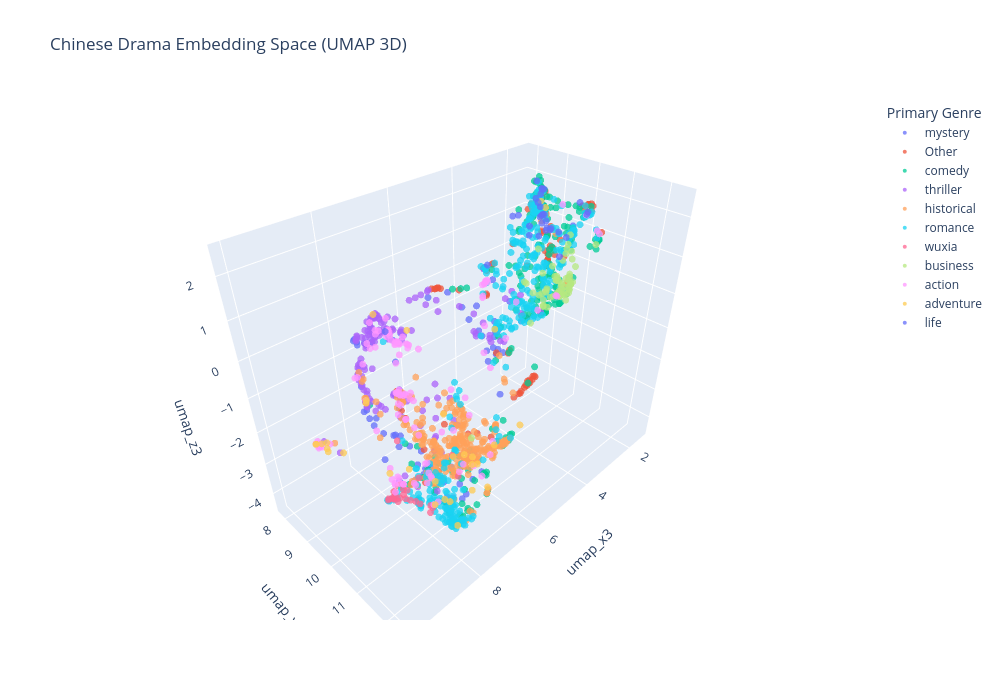

The notebook cell saved with this chart:
### Markdown cell above
### 3D Interactive Plot

Sometimes 3D reveals structure that 2D hides. You can rotate it!
UMAP already computed in 2D above, so we need to re-run for 3D.

### Code cell
print("Running UMAP 3D... (takes ~30 seconds)")

reducer_3d = umap.UMAP(
    n_components=3,    # 👈 only change from 2D version
    n_neighbors=15,
    min_dist=0.1,
    metric="cosine",
    random_state=42,
)

coords_3d = reducer_3d.fit_transform(embeddings_matrix)

meta["umap_x3"] = coords_3d[:, 0]
meta["umap_y3"] = coords_3d[:, 1]
meta["umap_z3"] = coords_3d[:, 2]

fig3d = px.scatter_3d(
    meta,
    x="umap_x3",
    y="umap_y3",
    z="umap_z3",
    color="genre_label",
    hover_name="title",
    hover_data={
        "year": True,
        "mdl_score": True,
        "all_genres": True,
        "umap_x3": False,
        "umap_y3": False,
        "umap_z3": False,
    },
    title="Chinese Drama Embedding Space (UMAP 3D)",
    labels={"genre_label": "Primary Genre"},
    width=1000,
    height=700,
    opacity=0.75,
)

fig3d.update_traces(marker=dict(size=4))
fig3d.show()

### Figure 1 — Plotly figure (JSON) as saved in the notebook; plotly's stock layout.template omitted (floating-point values rounded to 4 significant figures; data arrays with more than 128 entries replaced by an {"elided": "..."} marker saying what was removed)
{"data": [{"customdata": {"elided": "74x3 mixed values"}, "hovertemplate": "<b>%{hovertext}</b><br><br>Primary Genre=mystery<br>year=%{customdata[0]}<br>mdl_score=%{customdata[1]}<br>all_genres=%{customdata[2]}<extra></extra>", "hovertext": ["The Untamed Special Edition", "The Untamed", "Joy of Life", "Mysterious Lotus Casebook", "The Spirealm", "Love in the Clouds", "Love between Lines", "Fangs of Fortune", "Word of Honor", "Shining for One Thing", "Live Surgery Room", "Medical Examiner Dr. Qin", "Reborn (2025)", "Young Blood", "Ancient Detective", "Deep Affection Eyes", "Sword and Fairy 4", "The Moon Brightens for You", "The Heart of Genius", "The Journey Across the Night", "Joy of Life Special Edition", "Legend of Fei", "My Lethal Man", "Whispers of Fate", "No Boundary Season 2", "Love Crossed", "Being a Hero", "Rattan", "Tiger and Crane", "Love Better Than Immortality", "The Sleepless Princess", "An Oriental Odyssey", "No Boundary", "Youth", "Imperfect Victim", "Love in Between", "Derailment", "First Love Again", "Heart of Loyalty", "Seven of Me", "Lie to Love", "Love under the Full Moon", "Love’s Rebellion", "Medical Examiner Dr. Qin: The Mind Reader", "The Listener", "Exploration Method of Love", "Bureau of Transformer", "The Night of the Comet Season 2", "The Fearless", "The Legend of Anle", "The Four", "I Am the Years You Are the Stars", "My Amazing Boyfriend Season 2", "The Silent Criminal", "Trace", "Decline", "Forever Love", "Pledge of Allegiance", "Golden House Hidden Love", "South Wind Knows", "Chasing the Undercurrent", "And the Winner Is Love", "Legend of Yunze", "Egg and Stone", "Revive", "Sword and Fairy", "The Night of the Comet", "Medical Examiner Dr. Qin: The Survivor", "Eternal Love of the Fox", "The Murder in Kairoutei", "The New Dragon Gate Inn", "The Mirage", "Be with You (2023)", "Spy Game"], "legendgroup": "mystery", "marker": {"color": "#636efa", "opacity": 0.75, "size": 4, "symbol": "circle"}, "mode": "markers", "name": "mystery", "scene": "scene", "showlegend": true, "type": "scatter3d", "x": [8.078, 8.104, 7.473, 8.301, 6.841, 7.866, 5.748, 8.381, 8.04, 5.492, 3.373, 7.684, 5.074, 7.907, 8.051, 4.697, 8.578, 7.764, 5.593, 7.374, 6.85, 8.207, 5.006, 8.514, 8.202, 5.887, 6.512, 8.026, 8.474, 7.842, 6.992, 7.472, 8.444, 1.619, 5.5, 7.777, 5.73, 5.512, 7.67, 4.238, 4.587, 5.676, 8.314, 7.697, 7.67, 4.108, 7.987, 5.65, 5.018, 7.218, 8.338, 5.89, 7.573, 8.127, 7.514, 8.347, 4.853, 7.685, 7.826, 3.685, 6.586, 8.013, 8.114, 7.852, 7.659, 8.571, 5.592, 7.727, 8.42, 4.951, 8.397, 8.261, 8.303, 6.567], "y": [9.972, 9.937, 10.41, 9.492, 8.835, 10.63, 10.62, 12.01, 10.01, 10.63, 8.197, 8.25, 9.065, 9.254, 8.78, 9.2, 11.32, 10.71, 10.66, 8.407, 11.27, 10.74, 9.583, 10.64, 11.89, 11.15, 8.033, 12.21, 11.95, 11.9, 10.63, 10.1, 11.83, 9.693, 8.292, 10.33, 10.85, 10.61, 9.932, 9.889, 9.717, 10.71, 11.94, 8.182, 8.219, 10.36, 11.98, 10.84, 8.49, 10.09, 9.832, 10.71, 12.22, 9.355, 8.295, 9.223, 9.553, 9.617, 12.21, 8.787, 7.969, 10.84, 11.62, 10.7, 9.628, 11.26, 10.94, 8.175, 12.02, 9.184, 10.4, 9.211, 9.347, 8.158], "z": [-1.97, -1.989, -3.095, -1.847, -0.3043, -2.905, -0.7621, -2.196, -2.33, -0.08405, -0.06988, -0.5144, -0.244, -2.49, -1.254, -0.3037, -2.8, -2.599, -0.1369, -0.5015, -2.459, -2.772, -0.7274, -2.792, -2.99, -1.358, -1.024, -2.221, -2.283, -2.755, -3.285, -2.787, -2.41, 1.038, -0.1121, -2.87, -0.4582, -0.05958, -2.609, -0.08257, -0.5806, -0.371, -2.693, -0.3803, -0.4535, -0.4072, -2.13, -0.3717, -0.07078, -3.396, -2.658, -0.3526, -1.889, -1.816, -0.5118, -1.568, -0.9651, -2.474, -1.94, -0.1036, -0.8896, -2.734, -2.243, -2.676, -1.631, -2.73, -0.436, -0.4148, -2.334, -0.601, -2.898, -1.577, -1.724, -1.609]}, {"customdata": {"elided": "96x3 mixed values"}, "hovertemplate": "<b>%{hovertext}</b><br><br>Primary Genre=Other<br>year=%{customdata[0]}<br>mdl_score=%{customdata[1]}<br>all_genres=%{customdata[2]}<extra></extra>", "hovertext": ["Nirvana in Fire", "One and Only", "Nirvana in Fire Season 2: The Wind Blows in Chang Lin", "Battle of Changsha", "You Are My Hero", "Love Me, Love My Voice", "The Prince of Tennis", "Northward", "Love Scenery", "Chef Hua", "Ping Pong Life", "Ray of Light", "Summer Again", "The Way Home", "The Brightest Star in the Sky", "Rookie Agent Rouge", "Yummy Yummy Yummy", "Loving Strangers", "Dating in the Kitchen", "Chef Fang", "Since I Met U", "The Promise of Growing Up Together", "Draw the Line", "She and Her Girls", "All Rise", "My Dear Guardian", "With You", "Dine with Love", "Symphony's Romance", "Running Like a Shooting Star", "Shi Ba Sui Tai Nai Nai Jia Dao, Chong Zheng Jia Zu Rong Yao (2025)", "Oh My General", "She and Her Perfect Husband", "Love the Way You Are", "Royal Feast", "I Hear You", "Romance in the Rain", "Shi Ba Sui Tai Nai Nai Jia Dao, Chong Zheng Jia Zu Rong Yao Season 2 (2025)", "Smile to Life", "Decoded", "Sweet Trap", "Walk Into Your Memory", "Singing All Along", "Lady of Law", "The Story of Xing Fu", "Love Behind the Melody", "Destiny", "Youth in the Flames of War", "Small Town Stories", "Project 17: Side By Side", "Hi Producer", "Legend of Hua Mulan", "Crossroad Bistro", "Healing Food, Healing Love", "My Little Princess", "Flavour It's Yours", "Cupid's Kitchen", "A Better Life", "Delicacies Destiny", "Dear Mr Hermitage", "Six Sisters", "Obsessed with Heart", "My Neighbour Can't Sleep", "Winter Night", "Our Shiny Days", "The Best Partner", "Too Late to Say I Love You", "Debut", "Be Yourself", "Youth Unprescribed", "Our Dazzling Days", "The Message (2020)", "The Qin Empire", "The Eyas", "In the Name of People", "Heroes in Harm's Way", "The Dream Maker", "Midnight Foodstore", "Project 17: Skate Our Souls", "Let's Tug It!", "Take Your Mark", "The Glory of Youth", "The Road to Ordinary", "In Spite of the Strong Wind", "Airbenders", "Kiss, Love and Taste", "Rock It, Mom", "Boom! Boom!", "Dear Enemy (2025)", "The White Castle", "Born to Be the One", "The Inner Eye", "Fight for Beauty", "The Royal Kitchen", "Twenties Once Again", "The Strongest Men of God"], "legendgroup": "Other", "marker": {"color": "#EF553B", "opacity": 0.75, "size": 4, "symbol": "circle"}, "mode": "markers", "name": "Other", "scene": "scene", "showlegend": true, "type": "scatter3d", "x": [8.069, 7.087, 8.193, 6.438, 3.583, 3.405, 2.903, 2.326, 3.356, 3.934, 2.992, 2.481, 2.991, 2.517, 3.43, 6.27, 4.191, 2.156, 3.797, 4.155, 3.675, 2.726, 5.3, 2.217, 5.145, 3.612, 3.13, 3.797, 3.405, 3.028, 4.907, 6.825, 4.778, 3.76, 4.337, 3.33, 5.848, 4.898, 2.911, 6.524, 3.881, 3.814, 7.256, 5.233, 1.891, 5.772, 3.387, 6.554, 3.019, 2.884, 5.664, 6.935, 1.432, 3.706, 3.261, 3.797, 3.814, 1.944, 4.12, 3.643, 1.692, 2.515, 3.606, 5.731, 3.375, 5.116, 6.282, 3.474, 3.65, 3.394, 2.109, 6.419, 7.737, 6.62, 6.479, 3.196, 1.789, 3.819, 2.925, 2.941, 3.02, 6.604, 5.167, 2.187, 3.484, 3.813, 1.956, 3.358, 1.523, 3.306, 2.062, 5.212, 3.347, 3.983, 4.506, 3.106], "y": [9.999, 10.25, 10.04, 8.038, 8.47, 10.33, 11.1, 9.059, 10.48, 10.3, 11.14, 9.382, 9.492, 8.978, 10.33, 8.247, 10.29, 9.496, 10.29, 10.31, 10.32, 9.315, 8.207, 9.087, 8.283, 8.5, 8.299, 10.34, 10.23, 10.97, 10.5, 9.829, 8.655, 10.28, 10.25, 10.25, 10.05, 10.52, 8.761, 8.032, 10.3, 10.3, 9.919, 8.25, 8.871, 10.3, 10.3, 8.208, 10.03, 11.04, 10.69, 9.546, 9.57, 10.34, 10.16, 10.25, 10.29, 9.727, 10.31, 10.34, 9.02, 8.885, 9.85, 10.86, 10.33, 8.339, 9.625, 10.37, 10.38, 8.164, 9.052, 7.856, 9.948, 8.426, 7.91, 8.291, 8.909, 10.3, 10.99, 10.99, 10.9, 8.431, 8.286, 10.14, 10.39, 10.28, 8.95, 10.33, 9.561, 8.205, 9.641, 8.267, 8.187, 10.31, 10.52, 11.54], "z": [-3.545, -3.63, -3.465, -3.05, -0.6934, 0.8587, 2.329, 1.8, 1.08, -2.622, 2.254, 2.106, 1.849, 1.69, 0.8932, -2.896, -2.771, 0.5324, -2.577, -2.763, -2.443, 2.023, 0.02495, 1.801, 0.02774, -0.7163, -0.004938, -2.588, 1.107, 2.278, -1.007, -3.386, -0.03588, -2.548, -2.831, 0.6942, -3.31, -0.904, 0.6481, -2.649, -2.655, -2.601, -4.155, 0.01343, 0.7278, -3.178, 0.8849, -3.194, 0.6731, 2.358, -3.124, -3.464, 0.7288, -2.526, 1.449, -2.581, -2.636, 0.2781, -2.71, -2.442, 0.8397, 1.52, 0.6466, -0.4157, 1.177, 0.01104, -2.971, 1.095, -2.447, -0.1014, 1.559, -2.866, -3.828, -3.312, -0.8092, -0.00177, 1.192, -2.618, 2.347, 2.347, 2.31, -3.295, 0.03546, -0.1007, 1.088, -2.614, 0.7302, 1.255, 0.764, -0.1876, 0.7815, 0.01896, -0.09386, -2.662, -0.1057, 1.895]}, {"customdata": {"elided": "211x3 mixed values"}, "hovertemplate": "<b>%{hovertext}</b><br><br>Primary Genre=comedy<br>year=%{customdata[0]}<br>mdl_score=%{customdata[1]}<br>all_genres=%{customdata[2]}<extra></extra>", "hovertext": {"elided": "211 str values"}, "legendgroup": "comedy", "marker": {"color": "#00cc96", "opacity": 0.75, "size": 4, "symbol": "circle"}, "mode": "markers", "name": "comedy", "scene": "scene", "showlegend": true, "type": "scatter3d", "x": {"elided": "211 float values"}, "y": {"elided": "211 float values"}, "z": {"elided": "211 float values"}}, {"customdata": {"elided": "153x3 mixed values"}, "hovertemplate": "<b>%{hovertext}</b><br><br>Primary Genre=thriller<br>year=%{customdata[0]}<br>mdl_score=%{customdata[1]}<br>all_genres=%{customdata[2]}<extra></extra>", "hovertext": {"elided": "153 str values"}, "legendgroup": "thriller", "marker": {"color": "#ab63fa", "opacity": 0.75, "size": 4, "symbol": "circle"}, "mode": "markers", "name": "thriller", "scene": "scene", "showlegend": true, "type": "scatter3d", "x": {"elided": "153 float values"}, "y": {"elided": "153 float values"}, "z": {"elided": "153 float values"}}, {"customdata": {"elided": "284x3 mixed values"}, "hovertemplate": "<b>%{hovertext}</b><br><br>Primary Genre=historical<br>year=%{customdata[0]}<br>mdl_score=%{customdata[1]}<br>all_genres=%{customdata[2]}<extra></extra>", "hovertext": {"elided": "284 str values"}, "legendgroup": "historical", "marker": {"color": "#FFA15A", "opacity": 0.75, "size": 4, "symbol": "circle"}, "mode": "markers", "name": "historical", "scene": "scene", "showlegend": true, "type": "scatter3d", "x": {"elided": "284 float values"}, "y": {"elided": "284 float values"}, "z": {"elided": "284 float values"}}, {"customdata": {"elided": "349x3 mixed values"}, "hovertemplate": "<b>%{hovertext}</b><br><br>Primary Genre=romance<br>year=%{customdata[0]}<br>mdl_score=%{customdata[1]}<br>all_genres=%{customdata[2]}<extra></extra>", "hovertext": {"elided": "349 str values"}, "legendgroup": "romance", "marker": {"color": "#19d3f3", "opacity": 0.75, "size": 4, "symbol": "circle"}, "mode": "markers", "name": "romance", "scene": "scene", "showlegend": true, "type": "scatter3d", "x": {"elided": "349 float values"}, "y": {"elided": "349 float values"}, "z": {"elided": "349 float values"}}, {"customdata": [[2023, 8.8, "wuxia, youth, fantasy"], [2022, 8.6, "wuxia, drama, fantasy, melodrama"], [2024, 8.4, "wuxia, youth, fantasy"], [2025, 8.3, "wuxia, drama, fantasy"], [1987, 8, "wuxia, fantasy"], [2025, 8, "wuxia, drama"], [2023, 7.9, "wuxia, fantasy"], [2024, 7.9, "wuxia, drama, fantasy"], [2022, 7.9, "wuxia, drama"], [2017, 7.9, "wuxia, drama, fantasy"], [2025, 7.9, "wuxia, fantasy"], [2018, 7.8, "wuxia, fantasy"], [2025, 7.8, "wuxia, drama, fantasy"], [2014, 7.8, "wuxia, fantasy"], [2019, 7.8, "wuxia, fantasy, melodrama"], [2025, 7.7, "wuxia"], [2003, 7.7, "wuxia, fantasy"], [2025, 7.7, "wuxia, drama"], [2001, 7.6, "wuxia, drama, fantasy"], [2024, 7.6, "wuxia"], [2009, 7.6, "wuxia"], [2017, 7.5, "wuxia, melodrama"], [2018, 7.5, "wuxia, fantasy"], [2015, 7.6, "wuxia"], [2018, 7.5, "wuxia"]], "hovertemplate": "<b>%{hovertext}</b><br><br>Primary Genre=wuxia<br>year=%{customdata[0]}<br>mdl_score=%{customdata[1]}<br>all_genres=%{customdata[2]}<extra></extra>", "hovertext": ["The Blood of Youth", "Sword Snow Stride", "Dashing Youth", "The Immortal Ascension", "Journey to the West", "Realm's Night Rain Dreamlike", "Dominator of Martial Gods", "Burning Flames", "Heroes", "Noble Aspirations Season 2", "The Company (2025)", "The Taoism Grandmaster", "The Journey of Legend", "Swords of Legends", "L.O.R.D. Critical World", "The Legend of Heroes", "Demi Gods & Semi Devils", "Returned Master", "Laughing in the Wind", "The Legend of Heroes: Hot Blooded", "The Heaven Sword and Dragon Saber", "Men with Sword Season 2", "Sword of Legends Season 2", "The Deer and the Cauldron (2014)", "The Lost Swordship (2018)"], "legendgroup": "wuxia", "marker": {"color": "#FF6692", "opacity": 0.75, "size": 4, "symbol": "circle"}, "mode": "markers", "name": "wuxia", "scene": "scene", "showlegend": true, "type": "scatter3d", "x": [8.598, 8.182, 8.633, 8.516, 8.707, 8.452, 8.273, 8.392, 8.683, 8.574, 7.39, 8.607, 8.526, 8.735, 8.228, 8.592, 8.709, 7.922, 8.712, 8.734, 8.698, 7.579, 8.745, 6.82, 8.681], "y": [10.79, 10.37, 10.9, 11.26, 10.54, 10.58, 11.39, 11.45, 10.76, 11.0, 11.11, 11.23, 10.7, 10.58, 11.27, 10.42, 10.36, 9.8, 10.66, 10.37, 10.49, 10.08, 10.76, 10.68, 10.58], "z": [-2.897, -3.393, -2.914, -2.891, -3.148, -2.832, -3.106, -3.123, -2.965, -2.937, -2.302, -2.767, -2.854, -3.09, -3.168, -3.085, -3.276, -2.362, -3.049, -3.298, -3.152, -3.626, -3.032, -3.692, -2.999]}, {"customdata": {"elided": "63x3 mixed values"}, "hovertemplate": "<b>%{hovertext}</b><br><br>Primary Genre=business<br>year=%{customdata[0]}<br>mdl_score=%{customdata[1]}<br>all_genres=%{customdata[2]}<extra></extra>", "hovertext": ["The Best Thing", "Lighter & Princess", "Shine on Me", "Love Is Sweet", "Fake It Till You Make It", "Moonlight", "Love O2O", "Begin Again", "Nothing but Thirty", "Why Women Love", "The Rational Life", "As Beautiful as You", "Miss Crow with Mr. Lizard", "Because of Meeting You", "Sunshine of My Life", "Master of My Own", "Rising with the Wind", "The Ideal City", "Poisoned Love", "Only for Love", "Boss & Me", "The Ordinary Glory", "Find Yourself", "Our Times", "Fall in Love", "Twenty Your Life On", "Mr Honesty", "Girlfriend", "Never Give Up", "The Trick of Life and Love", "Love Designer", "I Will Find You a Better Home", "Wild Bloom", "Cute Programmer", "Count Your Lucky Stars", "Nice to Meet You", "Use for My Talent", "Tears in Heaven", "Sweet Dreams", "The Outsider", "Something Just Like This", "Wanna Be", "Crocodile and Plover Bird", "My Bargain Queen", "Perfect Partner", "About Is Love Season 2", "Waking Love Up", "In Youth", "Here to Heart", "All the Way to the Sun", "Rebirth of Shopping Addict", "Plot Love", "To Be a Brave One", "You Complete Me", "My True Friend", "The Queen of SOP", "Our Interpreter", "Like a Flowing River Season 2", "The Miracles (2025)", "Lady's Character", "Game Changer (2021)", "City of the City", "Excellent Investor"], "legendgroup": "business", "marker": {"color": "#B6E880", "opacity": 0.75, "size": 4, "symbol": "circle"}, "mode": "markers", "name": "business", "scene": "scene", "showlegend": true, "type": "scatter3d", "x": [3.386, 3.131, 2.737, 2.379, 2.642, 2.971, 3.157, 3.254, 1.741, 2.901, 2.63, 2.318, 3.043, 5.668, 2.698, 2.292, 2.462, 2.013, 3.786, 2.511, 3.225, 2.097, 2.679, 1.918, 3.675, 1.605, 3.102, 3.364, 1.945, 3.163, 2.697, 2.59, 1.866, 3.209, 2.732, 3.533, 3.374, 3.226, 3.141, 3.083, 2.581, 2.685, 2.833, 3.008, 2.337, 2.742, 3.254, 2.781, 2.81, 1.882, 2.682, 2.836, 2.988, 2.345, 2.54, 2.714, 2.516, 1.932, 1.789, 1.77, 2.297, 1.975, 2.058], "y": [9.679, 10.57, 10.11, 10.31, 10.23, 10.58, 11.46, 10.18, 9.681, 10.51, 10.12, 10.29, 10.42, 9.988, 10.26, 10.23, 10.22, 9.985, 9.952, 10.39, 10.15, 10.14, 10.09, 10.11, 10.62, 9.624, 10.46, 10.24, 9.998, 10.4, 10.22, 9.969, 9.91, 10.69, 10.28, 10.01, 10.47, 9.787, 10.58, 10.1, 10.38, 10.26, 9.561, 10.05, 10.14, 9.978, 10.01, 10.36, 9.731, 9.739, 10.44, 9.927, 9.897, 10.28, 9.985, 10.32, 10.0, 9.969, 9.851, 9.676, 10.22, 10.11, 10.11], "z": [0.01234, 0.879, 0.02579, -0.3149, -0.09267, 0.09427, 1.593, -0.4859, 0.5516, -0.08325, -0.03583, -0.1349, -0.1112, -3.6, -0.3195, -0.2842, -0.4751, -0.2014, 0.3126, -0.2104, -0.5392, -0.3258, -0.01594, 0.1164, -0.1771, 0.762, -0.1007, -0.2439, 0.3037, -0.1586, -0.275, 0.02792, -0.1962, 0.04129, -0.3969, -0.964, -0.07821, -0.2824, 0.157, -0.1961, -0.3474, -0.3997, 0.7437, -0.1881, -0.06655, 0.3758, -0.2464, 0.05061, 0.1122, 0.348, -0.4528, -0.2579, -0.3575, -0.4366, 0.01827, -0.1615, -0.04022, -0.2262, 0.4248, 0.4249, -0.1241, -0.3199, -0.3834]}, {"customdata": {"elided": "120x3 mixed values"}, "hovertemplate": "<b>%{hovertext}</b><br><br>Primary Genre=action<br>year=%{customdata[0]}<br>mdl_score=%{customdata[1]}<br>all_genres=%{customdata[2]}<extra></extra>", "hovertext": ["Ultimate Note", "The Long Ballad", "Justice in the Dark", "Glory of Special Forces", "Cross Fire", "The Vendetta of An", "The Longest Day in Chang'an", "Speed and Love", "Arsenal Military Academy", "The King’s Avatar", "Time Raiders", "War of Faith", "Adventure behind the Bronze Door", "The Lost Tomb 2", "The Seven Relics of Ill Omen", "Tomb of the Sea", "Mobius", "Fireworks of My Heart", "Ordinary Greatness", "Three Kingdoms", "The Knockout", "Memory Lost Season 2", "The Disguiser", "Surgeons", "A Girl Like Me", "The White Olive Tree", "Memory Lost", "Memory Lost Season 3", "Legend of Mi Yue", "The Eternal Love Season 3", "Operation: Special Warfare", "Mysterious Love", "Heroes", "Eternal Brotherhood", "Link Click", "Age of Legends", "Ace Troops", "Hero Is Back", "Cambrian Period", "The Embers", "Never Say Goodbye", "Unnatural Fire", "Affinity", "The Eight", "Detective Chinatown", "Candle in the Tomb: The Lost Caverns", "The Lost Tomb", "Light Chaser Rescue", "Our Glamorous Time", "A Journey to Meet Love", "Eternal Brotherhood Season 2", "The Whirlwind Girl", "Are You Safe", "Mr. Fox and Miss Rose", "Candle in the Tomb: The Worm Valley", "Deep Lurk", "Candle in the Tomb", "Advance Bravely", "Never Say Never", "Kunlun Tomb", "Day Breaker", "Bright Eyes in the Dark", "Young Blood Season 2", "Blue Flame Assault", "Rakshasa Street", "Embrace in the Dark Night", "Ming Dynasty", "Back for You", "Autumn Cicada", "Storm Eye", "Undercover Affair", "Serendipity", "Hot Girl", "The Legend of Xiao Chuo", "Lost in 1949", "Hot Blooded Youth", "Zhang Gong Zhu Zai Shang", "The Fiery Young Marshal", "Chase the Truth", "Lady Revenger Returns from the Fire", "Detective Samoyeds", "Only Side by Side with You", "Destined to Love You", "The Lost Tomb 2: Explore with the Note", "The Dance of the Storm", "My Classmate from Far Far Away", "Lightning", "Xi Dian Yuan Yang", "My Poseidon", "The Lion's Secret", "The Thunder", "Detective Chinatown Season 2", "Lucky with You", "Love in Han Yuan", "Mr. & Mrs. Chen", "Please Give Me a Pair of Wings", "False Face and True Feelings", "Breaking Dawn", "The Weasel Grave", "The Flaming Heart", "Best Enemy", "Heroes (2020)", "The Great Shaolin", "The Guardians (2025)", "The City of Chaos", "Spy Hunter", "Escape from the Trilateral Slopes", "Farewell to Arms", "Rush into Danger", "Death Notify: The Darker", "Sniper (2020)", "The Lonely Warrior", "Legend of Chu and Han", "The Imperial Age", "Su Ran Ran's Husband Hunting Journey", "The Patriot Yue Fei", "The Punishment", "Head above Water", "Insects Awaken", "Crime Crackdown"], "legendgroup": "action", "marker": {"color": "#FF97FF", "opacity": 0.75, "size": 4, "symbol": "circle"}, "mode": "markers", "name": "action", "scene": "scene", "showlegend": true, "type": "scatter3d", "x": [9.968, 7.043, 7.165, 6.641, 3.151, 8.075, 8.099, 3.805, 6.806, 3.138, 9.904, 6.169, 9.972, 9.91, 8.426, 9.941, 7.182, 3.443, 6.532, 7.94, 6.504, 7.377, 6.383, 3.767, 6.562, 3.677, 7.252, 7.368, 7.061, 6.428, 3.659, 4.825, 9.669, 8.196, 7.888, 6.336, 6.615, 8.498, 6.367, 7.046, 6.435, 6.67, 5.959, 8.085, 8.018, 9.925, 9.895, 3.469, 2.746, 6.718, 8.223, 7.858, 6.428, 7.854, 9.948, 6.424, 9.888, 6.812, 6.412, 9.965, 6.464, 3.484, 7.997, 3.532, 8.418, 6.167, 7.199, 7.726, 6.409, 6.461, 6.358, 6.64, 4.916, 7.072, 6.296, 6.23, 5.903, 5.807, 6.465, 6.492, 8.081, 2.796, 6.764, 9.908, 6.345, 7.549, 3.119, 6.757, 2.899, 3.235, 6.481, 8.079, 4.282, 6.265, 6.278, 7.198, 5.88, 6.479, 9.964, 3.439, 6.466, 8.304, 8.419, 6.414, 6.535, 6.315, 6.442, 6.496, 3.42, 7.11, 6.428, 6.536, 7.627, 8.021, 6.313, 7.957, 6.601, 6.536, 6.343, 6.478], "y": [9.866, 9.768, 8.279, 8.475, 11.45, 9.897, 9.65, 9.73, 9.201, 11.51, 9.826, 8.163, 9.875, 9.923, 10.98, 9.877, 8.428, 8.374, 7.802, 9.915, 7.922, 8.302, 7.98, 8.661, 10.6, 8.418, 8.337, 8.175, 9.944, 11.39, 8.409, 9.608, 9.881, 9.913, 9.885, 8.401, 8.465, 11.7, 8.396, 8.104, 8.166, 8.046, 10.69, 9.958, 8.606, 9.939, 9.862, 8.286, 10.2, 8.393, 9.975, 10.71, 8.346, 10.81, 9.897, 7.884, 9.944, 9.051, 8.143, 9.947, 8.104, 8.29, 9.105, 8.265, 11.76, 8.616, 9.919, 8.445, 7.869, 8.204, 8.429, 11.65, 9.918, 9.928, 8.065, 8.344, 10.14, 9.905, 8.154, 10.19, 8.932, 10.2, 10.06, 9.849, 8.463, 12.2, 11.1, 10.66, 10.25, 9.985, 7.903, 8.597, 9.841, 8.246, 8.083, 9.074, 9.469, 8.08, 9.915, 8.292, 7.912, 9.978, 10.23, 7.985, 8.009, 8.032, 8.22, 8.019, 8.275, 8.0, 7.954, 7.919, 9.987, 9.872, 10.72, 9.933, 8.007, 8.126, 7.928, 7.848], "z": [-1.067, -3.707, -0.329, -3.292, 1.919, -3.367, -3.238, -0.34, -3.285, 1.86, -1.073, -2.829, -1.072, -1.128, -2.521, -1.088, -0.2702, -0.4217, -1.014, -3.707, -0.8492, -0.7364, -2.88, -0.1351, -3.514, -0.7912, -0.7445, -0.6578, -4.116, -2.738, -0.7541, -0.6523, -1.263, -3.482, -1.532, -1.175, -3.301, -2.577, -1.031, -0.5733, -1.057, -0.3142, -0.3837, -3.374, -1.093, -1.132, -1.12, -0.486, -0.411, -0.8971, -3.475, -2.519, -0.8259, -2.741, -1.1, -2.827, -1.161, -3.112, -1.142, -1.133, -1.059, -0.4965, -2.441, -0.5147, -2.509, -1.184, -4.207, -0.946, -2.875, -1.419, -1.042, -2.007, -1.732, -4.052, -2.847, -2.962, -2.583, -2.214, -1.053, -2.692, -1.561, -0.3663, -2.656, -1.127, -1.054, -2.047, 2.178, -3.591, 2.131, -0.7101, -0.9575, -1.088, -1.169, -2.942, -2.87, -2.134, -2.154, -1.119, -1.097, -0.4466, -2.805, -3.222, -3.377, -2.699, -1.023, -2.911, -1.094, -3.097, -0.4352, -0.2627, -2.786, -0.786, -3.915, -3.649, -3.661, -3.674, -0.7942, -1.68, -2.941, -0.8159]}, {"customdata": [[2020, 8.6, "adventure, thriller, mystery"], [2020, 8.5, "adventure, thriller, mystery, fantasy"], [2025, 8.4, "adventure, historical, mystery, fantasy"], [2020, 8.4, "adventure, mystery, horror, fantasy"], [2024, 8.3, "adventure, historical, mystery, fantasy"], [2025, 8.2, "adventure, historical, romance, fantasy"], [2024, 8.2, "adventure, thriller, mystery, youth"], [2016, 8.1, "adventure, historical, mystery, supernatural"], [2018, 8.1, "adventure, historical, mystery, supernatural"], [2024, 8, "adventure, romance, life, youth"], [2005, 7.9, "adventure, comedy, romance"], [2019, 7.8, "adventure, historical, mystery, supernatural"], [2023, 7.8, "adventure, historical, drama, fantasy"], [2021, 7.8, "adventure, historical, romance, fantasy"], [2017, 7.8, "adventure, comedy, romance, fantasy"], [2021, 7.8, "adventure, historical, romance, drama"], [2017, 7.8, "adventure, historical, romance, drama"], [2023, 7.7, "adventure, mystery, romance, drama"], [2017, 7.7, "adventure, comedy, romance, fantasy"], [2024, 7.7, "adventure, historical, romance, fantasy"], [2019, 7.7, "adventure, romance, martial arts, fantasy"], [2020, 7.6, "adventure, historical, romance, fantasy"], [2021, 7.6, "adventure, historical, romance, fantasy"], [2021, 7.5, "adventure, historical, fantasy"], [2024, 7.5, "adventure, romance, life, youth"], [2017, 7.5, "adventure, thriller, historical, mystery"], [2023, 7.5, "adventure, romance, drama, fantasy"], [2021, 7.9, "adventure, thriller, historical, mystery"], [2025, 7.8, "adventure, historical, youth"], [2022, 7.5, "adventure, romance, drama, sci-fi"], [2018, 7.5, "adventure, comedy, romance, fantasy"]], "hovertemplate": "<b>%{hovertext}</b><br><br>Primary Genre=adventure<br>year=%{customdata[0]}<br>mdl_score=%{customdata[1]}<br>all_genres=%{customdata[2]}<extra></extra>", "hovertext": ["The Bad Kids", "Reunion: The Sound of the Providence Season 2", "Legend of Zang Hai", "Reunion: The Sound of the Providence", "White Cat Legend", "The Demon Hunter's Romance", "19th Floor", "The Mystic Nine", "Eagles and Youngster", "Wind Direction", "My Bratty Princess", "Candle in the Tomb: The Wrath of Time", "Order of the Sommelier", "Be My Cat", "The Journey", "Court Lady", "The Glory of Tang Dynasty", "The Silence of the Monster", "The Journey 2", "Jade's Fateful Love", "The Golden Eyes", "Eternal Love Rain", "Dear Diary", "The Blessed Girl", "Young Babylon", "Detective Dee (2017)", "My Marvellous Fable", "Mystery of Antiques Season 3", "The Dauntless Youths", "Way Back Into Love (2022)", "24 Hours (2018)"], "legendgroup": "adventure", "marker": {"color": "#FECB52", "opacity": 0.75, "size": 4, "symbol": "circle"}, "mode": "markers", "name": "adventure", "scene": "scene", "showlegend": true, "type": "scatter3d", "x": [6.982, 9.979, 7.695, 9.97, 8.062, 8.41, 6.734, 9.846, 9.834, 2.238, 6.535, 9.815, 8.381, 7.448, 7.216, 6.499, 6.924, 6.8, 7.598, 6.642, 9.539, 8.148, 6.58, 8.135, 2.207, 8.055, 5.953, 9.719, 8.169, 5.381, 7.458], "y": [7.991, 9.878, 9.864, 9.876, 8.935, 11.97, 8.934, 9.871, 10.06, 9.068, 10.61, 10.0, 12.1, 12.28, 11.74, 10.16, 9.915, 10.19, 11.96, 11.01, 10.14, 12.06, 11.65, 11.31, 9.204, 8.885, 11.85, 9.849, 9.719, 10.47, 11.82], "z": [-0.09502, -1.068, -3.404, -1.073, -1.566, -2.284, -0.2312, -1.147, -1.251, 1.707, -3.193, -1.216, -2.268, -2.4, -2.255, -3.595, -4.356, -1.982, -2.628, -2.929, -1.429, -3.241, -2.159, -3.177, 1.567, -1.672, -1.822, -1.214, -3.309, -0.1176, -2.038]}, {"customdata": [[2021, 8.4, "life, drama"], [2023, 8.4, "life, youth"], [2018, 8.3, "life, youth, family"], [2019, 8.2, "life, youth, drama"], [2021, 8.1, "life, youth"], [2019, 8, "life, drama, family"], [2021, 8, "life, drama"], [2024, 8, "life, family"], [2021, 7.9, "life, drama, family"], [2021, 7.9, "life, drama, family"], [2025, 7.8, "life"], [2023, 7.7, "life, youth"], [2019, 7.7, "life, youth"], [2023, 7.6, "life, drama, medical"], [2025, 7.6, "life, youth, drama, family"], [2021, 7.6, "life, youth"], [2021, 7.5, "life, youth, sports"], [2021, 8, "life, drama"], [2022, 8, "life, youth, drama"], [2022, 7.9, "life"], [2022, 7.9, "life, drama, family, sports"], [2023, 7.9, "life, drama"], [2022, 7.9, "life, drama, melodrama"], [2026, 7.9, "life, drama"], [2022, 7.7, "life, drama, family"], [2023, 7.7, "life, drama"], [2023, 7.6, "life, youth, drama"], [2022, 7.6, "life, drama, family"], [2022, 7.6, "life, youth, sports"], [2022, 7.6, "life, drama, family"], [2024, 7.5, "life, drama, family"]], "hovertemplate": "<b>%{hovertext}</b><br><br>Primary Genre=life<br>year=%{customdata[0]}<br>mdl_score=%{customdata[1]}<br>all_genres=%{customdata[2]}<extra></extra>", "hovertext": ["The Bond", "Stay with Me", "When We Were Young", "A Little Reunion", "Flourish in Time", "All Is Well", "Minning Town", "Born to Run", "My Treasure", "Octogenarian and the 90s", "Footprints of Change", "Never Grow Old", "Hello Debate Opponent", "Fantastic Doctors", "Reopen My Journals", "The Best Friend", "Precise Shot", "The Last Goodbye to Mama", "The Examination for Everyone", "Song of Life", "Beyond (2022)", "Miles to Go", "Left Right", "Born to Be Alive", "A Lifelong Journey", "A Long Way Home", "Once and Forever: The Sun Rises", "Mom Wow", "Floating Youth", "Life Is a Long Quiet River", "Once Again (2024)"], "legendgroup": "life", "marker": {"color": "#636efa", "opacity": 0.75, "size": 4, "symbol": "circle"}, "mode": "markers", "name": "life", "scene": "scene", "showlegend": true, "type": "scatter3d", "x": [1.775, 3.396, 2.891, 2.457, 3.291, 1.792, 1.826, 1.817, 1.982, 2.364, 1.621, 2.262, 2.761, 3.376, 2.113, 2.576, 2.971, 2.312, 2.446, 1.806, 3.13, 2.234, 2.248, 6.541, 1.879, 1.871, 2.496, 1.838, 3.202, 1.754, 2.094], "y": [8.913, 9.145, 9.572, 9.319, 9.238, 8.972, 8.872, 8.969, 9.609, 8.839, 9.243, 8.995, 9.498, 8.296, 8.955, 9.167, 10.79, 8.806, 9.239, 9.645, 11.11, 9.137, 9.079, 7.8, 8.869, 8.825, 9.109, 9.141, 11.19, 9.056, 8.958], "z": [0.9925, 1.664, 2.202, 2.148, 1.683, 0.8167, 1.175, 0.7501, 0.2513, 1.0, 0.7266, 1.661, 2.264, 0.03349, 1.492, 2.348, 2.344, 0.713, 2.139, 0.759, 2.199, 1.134, 0.7579, -0.8644, 1.194, 1.149, 1.863, 0.8642, 2.298, 0.7717, 1.209]}], "layout": {"height": 700, "legend": {"title": {"text": "Primary Genre"}, "tracegroupgap": 0}, "scene": {"domain": {"x": [0, 1], "y": [0, 1]}, "xaxis": {"title": {"text": "umap_x3"}}, "yaxis": {"title": {"text": "umap_y3"}}, "zaxis": {"title": {"text": "umap_z3"}}}, "title": {"text": "Chinese Drama Embedding Space (UMAP 3D)"}, "width": 1000}}
